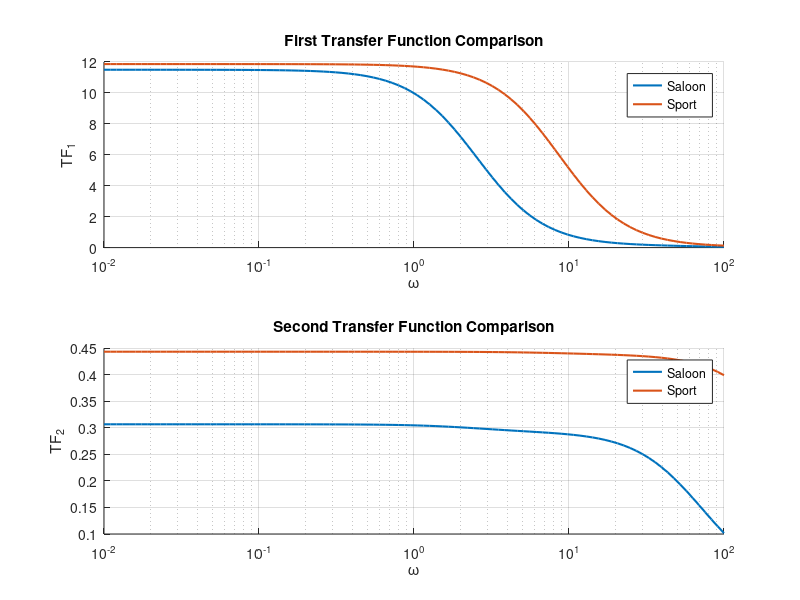

The MATLAB source for this figure:
%% saloon car
m = 2050;
I = 5430;
a = 1.49;
b = 1.71;
Cf = 77900;
Cr = 76500;
U = 30;
om = logspace(-2, 2, 100);

C = Cf + Cr;
afbr = (a*Cf - b*Cr);

A = zeros(2,2,length(om));
A(1,1,:) = 1j * om * m + C/U;
A(1,2,:) = m * U + afbr/U;
A(2,1,:) = afbr/U;
A(2,2,:) = 1j * om * I + (a^2*Cf + b^2*Cr);

B = [Cf; a*Cf];

Ainv = zeros(2,2,length(om));
saloon_tfs = zeros(2, length(om));

for k = 1:length(om)
    Ainv(:,:,k) = inv(A(:,:,k));
    saloon_tfs(:,k) = Ainv(:,:,k) * B;
end

%% Sport car

m = 1010;
I = 1030;
a = 1.23;
b = 1.02;
Cf = 117000;
Cr = 145000;
U = 30;
C = Cf + Cr;
afbr = (a*Cf - b*Cr);

A = zeros(2,2,length(om));
A(1,1,:) = 1j * om * m + C/U;
A(1,2,:) = m * U + afbr/U;
A(2,1,:) = afbr/U;
A(2,2,:) = 1j * om * I + (a^2*Cf + b^2*Cr);

B = [Cf; a*Cf];

Ainv = zeros(2,2,length(om));
sport_tfs = zeros(2, length(om));

for k = 1:length(om)
    Ainv(:,:,k) = inv(A(:,:,k));
    sport_tfs(:,k) = Ainv(:,:,k) * B;
end

%% Plot

subplot(2,1,1);
hold on;
semilogx(om, saloon_tfs(1, :), 'LineWidth',1.5);
semilogx(om, sport_tfs(1, :), 'LineWidth',1.5);
xlabel('\omega');
ylabel('TF_{1}');
title('First Transfer Function Comparison');
legend('Saloon', 'Sport');
grid on;
hold off;

% Plot second transfer function (second row)
subplot(2,1,2);
hold on;
semilogx(om, saloon_tfs(2, :), 'LineWidth',1.5);
semilogx(om, sport_tfs(2, :), 'LineWidth',1.5);
xlabel('\omega');
ylabel('TF_{2}');
title('Second Transfer Function Comparison');
legend('Saloon', 'Sport');
grid on;
hold off;

